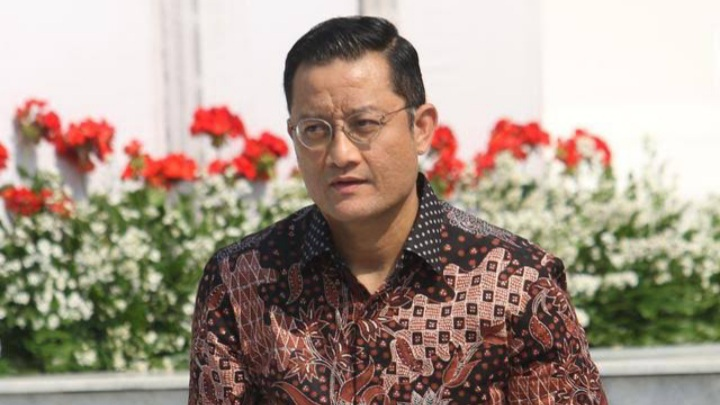
#> input picture AICTA/opencv/detect-object-similar-color/image.jpg, 720 x 405 px, given in place of the camera
$ python carlios.py
#> lines starting #> are read from the running program, lines starting #| are printed output that depends on the picture; after the words box and inside, x2 and y2 are one past the last pixel; in counts of white or black regions, pixels touching at a corner belong together
import serial
import time

# Define the serial port and baud rate
serial_port = '/COM6'
baud_rate = 115200


# Initialize the serial connection
ser = serial.Serial(serial_port, baud_rate)


import cv2
import numpy as np
import time
import serial


cv2.namedWindow("Track")
cv2.resizeWindow("Track",700,512)
threshold_area = 1000

def track(x):
    return x

cv2.createTrackbar('hue min', 'Track', 0,179,track)
cv2.createTrackbar('hue max', 'Track', 179,179,track)
cv2.createTrackbar('sat min', 'Track', 0,255,track)
cv2.createTrackbar('sat max', 'Track', 255,255,track)
cv2.createTrackbar('val min', 'Track', 0,255,track)
cv2.createTrackbar('val max', 'Track', 255,255,track)
cap = cv2.VideoCapture(1)
tracker = cv2.legacy.TrackerMOSSE_create()
# cap = cv2.VideoCapture("video.mp4")
width  = cap.get(3)   # float `width`
height = cap.get(4)
id_no = []
x_id = []
y_id = []
check_id = []
count_id = 0
identified = 0
def is_inside(x,y,xg,yg,wg,hg):
    if (x+width/2 > xg and x+width/2 <xg+wg and (-1*y+height/2) > yg and (-1*y+height/2) < yg+hg):
        return True
    else :
        return False
while (1):

    _,frame = cap.read()
#> frame is the input picture: shape (405, 720, 3); mean B, G, R 137.5, 150.8, 167.8
    hsv_frame = cv2.cvtColor(frame, cv2.COLOR_BGR2HSV)
#> hsv_frame: shape (405, 720, 3); mean H, S, V 34.7, 61.4, 170
    h_min = cv2.getTrackbarPos('hue min', 'Track')
    h_max = cv2.getTrackbarPos('hue max', 'Track')
    s_min = cv2.getTrackbarPos('sat min', 'Track')
    s_max = cv2.getTrackbarPos('sat max', 'Track')
    v_min = cv2.getTrackbarPos('val min', 'Track')
    v_max = cv2.getTrackbarPos('val max', 'Track')


    #mask
    # lower = np.array([h_min, s_min, v_min])
    # upper = np.array([h_max,s_max,v_max])
    #mask green
    lower = np.array([27, 86, 58])
    upper = np.array([93,210,231])
    mask = cv2.inRange(hsv_frame, lower,upper)
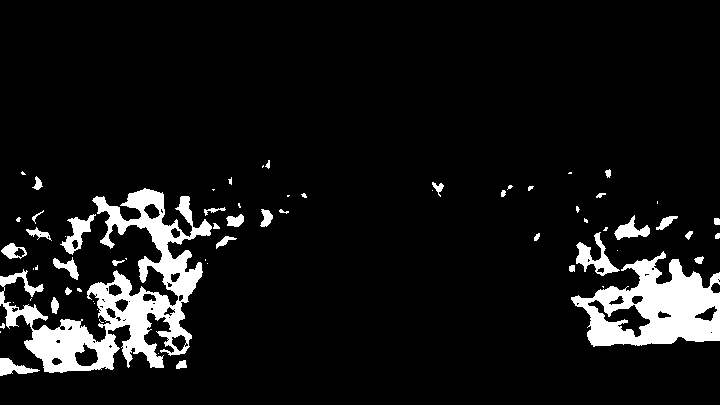
#> mask: shape (405, 720); 8.3% white; 67 white regions (33 under 20 px)


    cn= cv2.findContours(mask.copy(), cv2.RETR_EXTERNAL,cv2.CHAIN_APPROX_SIMPLE)[-2]
#> cn = 67 contours, 41 with area under 20; largest, box (x1, y1, x2, y2) and area: (0, 188, 212, 373) 12580, (571, 251, 720, 347) 8434, (576, 232, 620, 276) 621, (60, 214, 96, 255) 508, (614, 215, 650, 240) 350

    # Setiap contour yang terdetect alias setiap tanaman yang terdetect
    for i in cn:
        # area = max(cn,key = cv2.contourArea)

        area = cv2.contourArea(i)
        # Luas contour harus lebih besar daripada sekian biar dianggap tanaman
        if area > threshold_area:
            (xg,yg,wg,hg)=cv2.boundingRect(i)
            cv2.rectangle(frame,(xg,yg),(xg+wg,yg+hg),(0,255,0),3)
            xcord = xg+wg/2-width/2
            ycord = -1*(yg+hg/2-height/2)
            # print("x : ",xcord, "y : ",ycord)
            # print(xg,yg,wg,hg)

            # Kalau bukan tanaman pertama
            if (len(id_no)>0):
                identified = 0
                for j in range(len(id_no)) :
                    if (is_inside(x_id[j],y_id[j],xg,yg,wg,hg)):
                        x_id[j] = xcord
                        y_id[j] = ycord
                        identified = 1
                        check_id[j] = 1
                        cv2.putText(frame, str(id_no[j]), (xg,yg-10), cv2.FONT_HERSHEY_SIMPLEX, 0.9, (36,255,12), 2)
                        break

            # Not identified tapi ada di pinggir frame kamera, jadi pasti baru
            if(((not identified or len(id_no) == 0) and (xg == 0 or xg+wg == width or yg == 0 or yg+hg == height)) or count_id == 0):
                count_id += 1
                id_no.append(count_id)
                check_id.append(1)
                x_id.append(xcord)
                y_id.append(ycord)
                cv2.putText(frame, str(count_id), (xg,yg-10), cv2.FONT_HERSHEY_SIMPLEX, 0.9, (36,255,12), 2)
            # Not identified, berada di tengah frame,dan pasti punya tetangga
            elif (not identified and len(id_no) > 0):
                # Sisi miring frame kamera
                rmax = (width*width + height*height)
                identity = 0

                for k in range(len(id_no)):
                    # Jarak tanaman yang mau dikasih id dengan tanaman yang sudah di kasih id sebelumnya
                    rvalue = (xcord - x_id[k])**2 +(ycord - y_id[k])**2
                    # Mencari id (identity) jarak tanaman yang paling dekat dengan tanaman yang mau di kasih id (rvalue)
                    if(rvalue < rmax):
                        rmax = rvalue
                        identity = k

                # Check id = apakah id ini sudah di identified atau belum, check id adalah array of bool (1 = udah pernah, 0 = belom)
                if (check_id[identity]==0  ):
                    x_id[identity] = xcord
                    y_id[identity] = ycord
                    identified = 1
                    check_id[identity] = 1
                    cv2.putText(frame, str(id_no[identity]), (xg,yg-10), cv2.FONT_HERSHEY_SIMPLEX, 0.9, (36,255,12), 2)
#> this loop made 67 passes
#> (area, xg, yg, wg, hg, xcord, ycord) on pass 57: (12580, 0, 188, 212, 185, -254, -78)
#> (area, xg, yg, wg, hg, xcord, ycord, count_id) on pass 25: (8433.5, 571, 251, 149, 96, 285.5, -96.5, 1)
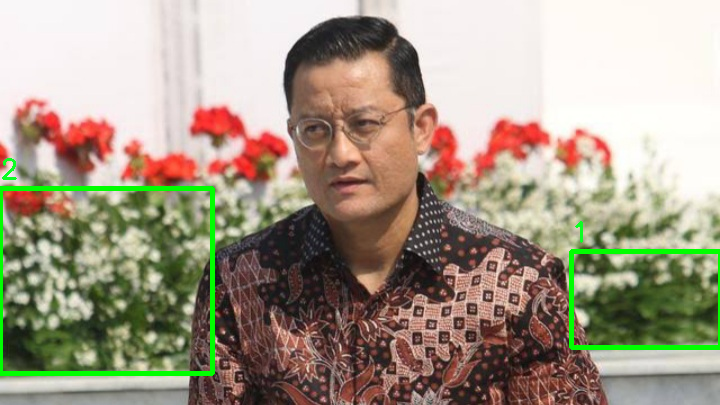
#> frame: shape (405, 720, 3); 2.04% of pixels changed, all inside (x1, y1, x2, y2) = (0, 158, 720, 376)
#> after the loop, check_id = [1, 1]; count_id = 2; id_no = [1, 2]; x_id = [285.5, -254]; y_id = [-96.5, -78]


    # reset semua setelah satu frame, hapus id yang udah ga kebaca lagi
    for l in range(len(id_no)-1,-1,-1):
        if (check_id[l]==0):
            check_id.pop(l)
            id_no.pop(l)
            x_id.pop(l)
            y_id.pop(l)
        else :
            check_id[l] = 0
#> this loop made 2 passes
#> l on pass 2: 0
#> after the loop, check_id = [0, 0]


    cv2.drawMarker(frame, (int(width/2), int(height/2)),  (0, 0, 255), cv2.MARKER_CROSS, 10, 1)
#> frame: shape (405, 720, 3); 0.01% of pixels changed, all inside (x1, y1, x2, y2) = (355, 197, 366, 208)

    message = "#" + str(len(id_no)) + " "
#> message = '#2 '
    for id, x, y in zip(id_no, x_id, y_id):
        message += str(id) + " " + str(x) + " " + str(y) + " "
#> this loop made 2 passes
#> (id, x, y, message) on passes 1 to 2: (1, 285.5, -96.5, '#2 1 285.5 -96.5 '), (2, -254, -78, '#2 1 285.5 -96.5 2 -254.0 -78.0 ')
    message += "$"
#> message = '#2 1 285.5 -96.5 2 -254.0 -78.0 $'

    ser.write(message.encode())
    print(f"Sent: {message}")
#| Sent: #2 1 285.5 -96.5 2 -254.0 -78.0 $

    cv2.imshow('ori',frame)
    cv2.imshow('hsv',mask)

    if cv2.waitKey(1) %0xFF == ord('q'):
#> (key q is pressed here)
        break
